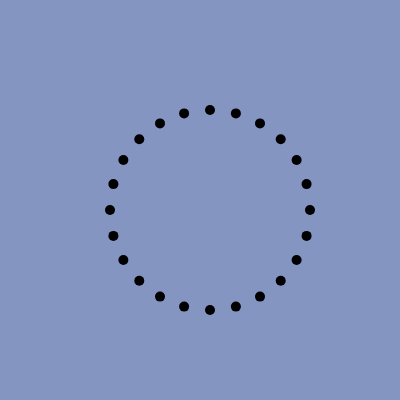
Frame 1 (no input)
Frame 2 (the mouse pressed at the canvas centre, redrawn once): identical to frame 1, image omitted

The p5.js sketch that drew this single still picture (run headless with seeded random() and noise() and a simulated clock; the mouse was pressed at the canvas centre and the sketch redrawn once):

// p5.js sketch
// ── sketch.js
function preload(){
  // preload assets
}

function setup() {
  createCanvas(400, 400);
  
}
const radius = 100;

function draw() {
  background("#8595C2");
  translate(200, 200);

  for (let angle = 0; angle < 360; angle += 15) {
    push();
    const x = radius * cos(Math.PI / 180 * angle);
    const y = radius * sin(Math.PI / 180 * angle);
    
    strokeWeight(10)
    translate(x, y);
    line(10, 10, 10, 10);

    // returning to the initial translate
    pop();
  }

  noLoop(); 
}
 
  


  
